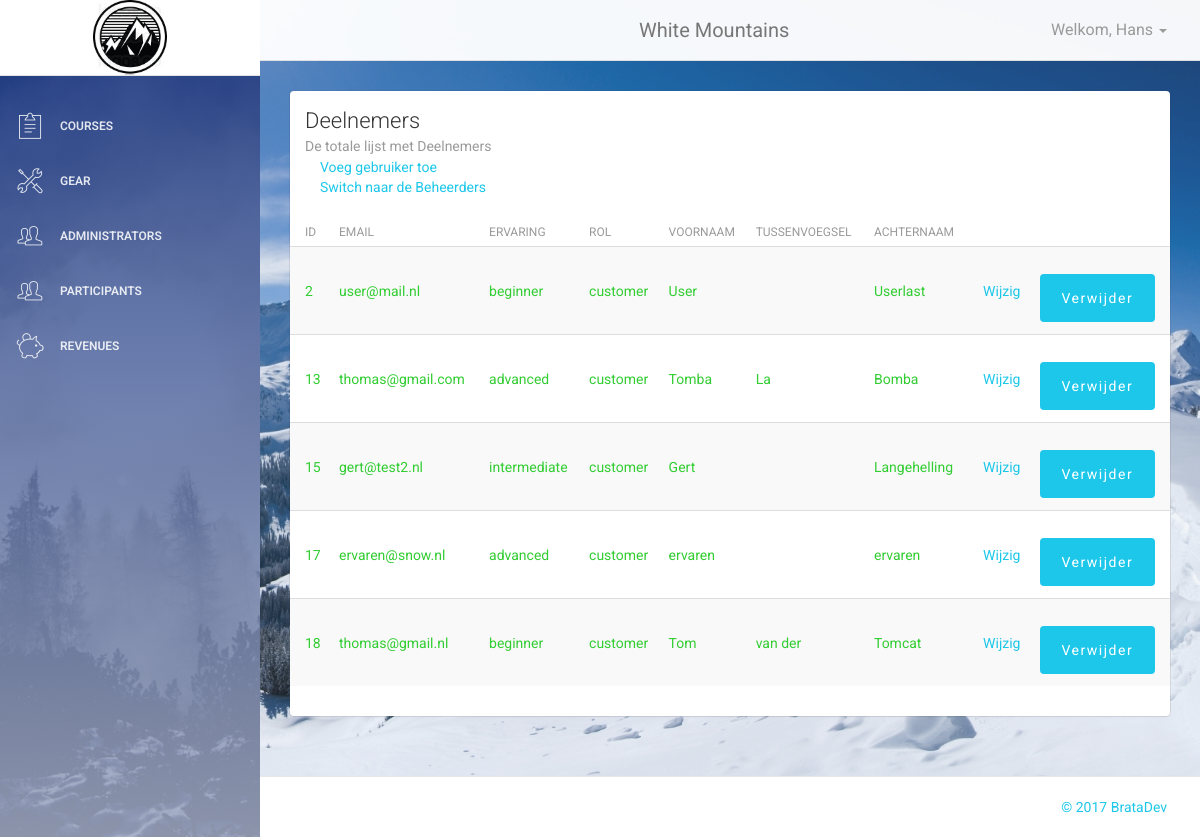
Page /CMS/dashboard.php?page=users&showrole=customer (signed in) on the committed database.
### tables this page shows
CREATE TABLE `users` (
  `id` int(10) unsigned NOT NULL,
  `email` varchar(255) NOT NULL,
  `password` varchar(255) DEFAULT NULL,
  `level` enum('beginner','intermediate','advanced') NOT NULL DEFAULT 'beginner',
  `role` enum('customer','admin') NOT NULL DEFAULT 'customer',
  `firstname` varchar(255) NOT NULL,
  `infix` varchar(255) DEFAULT NULL,
  `lastname` varchar(255) NOT NULL,
  `address` varchar(255) DEFAULT NULL,
  `postcode` varchar(255) DEFAULT NULL,
  `city` varchar(255) DEFAULT NULL,
  `phone` varchar(255) DEFAULT NULL,
  `active` BOOLEAN NOT NULL DEFAULT TRUE
);

### CMS/users.php (the view, shortened to what this page needs)
<div class="content">
  <div class="container-fluid">
    <div class="row">
      <div class="col-md-12">
        <div class="card">
          <div class="header">
            <?php
              $role        = $_GET['showrole'];
              $other_role  = $role == 'admin' ? 'customer'   : 'admin';
              $role_title  = $role == 'admin' ? 'Beheerders' : 'Deelnemers';
              $other_title = $role == 'admin' ? 'Deelnemers' : 'Beheerders';
            ?>
            <h4 class="title"><?php echo $role_title;?></h4>
            <p class="category">De totale lijst met <?php echo $role_title;?></p>
            <div class="container">
              <?php if ($_SESSION['role'] == 'admin') { ?>
                <a id="add_user" href="dashboard.php?page=add_user">Voeg gebruiker toe</a><br>
                <a href="dashboard.php?page=users&showrole=<?php echo $other_role;?>">Switch naar de <?php echo $other_title;?></a>
              <?php }    ?>
            </div>
          </div>
          <div class="content table-responsive table-full-width">
            <table class="table table-hover table-striped">
              <thead>
                <th>ID</th>
                <th>Email</th>
                <th>Ervaring</th>
                <th>Rol</th>
                <th>Voornaam</th>
                <th>Tussenvoegsel</th>
                <th>Achternaam</th>
              </thead>
              <tbody>
                <a href="#">
                <?php
                  $query  = "SELECT * FROM users WHERE role = '".$role."'" ;
                  $result = mysqli_query($cnx, $query);
                  while ($select = mysqli_fetch_array($result)) {
                    echo '<tr>';
                    echo '<td>'.$select['id'].'</td>';
                    echo '<td>'.$select['email'].'</td>';
                    echo '<td>'.$select['level'].'</td>';
                    echo '<td>'.$select['role'].'</td>';
                    echo '<td>'.$select['firstname'].'</td>';
                    echo '<td>'.$select['infix'].'</td>';
                  	echo '<td>'.$select['lastname'].'</td>';
                ?>
                    <td><a href="dashboard.php?page=change_user&id=<?php echo $select[id]; ?>">Wijzig</a> </td>
                    <td id="admin_delete_course">
                      <form onsubmit="return confirm('Weet u zeker dat u deze gebruiker wilt verwijderen?');" id="formulier" action="dashboard.php?page=users&showrole=<?php echo $role; ?>&id=<?php echo $select['id'];?>" method="post">
                        <input type="submit" value="Verwijder" class="btn btn-info btn-fill">
                      </form>
                    </td>
                  </tr>
                <?php
                }
                ?>
              </tbody>
            </table>
          </div>
        </div>
      </div>
    </div>
  </div>
</div>

### assets/css/style.css (style rules this page uses)
body { background: url('../img/mountain.jpg') center center no-repeat; background-size: cover; color: #32cd32; }
a, img, .button { -webkit-transition: all 0.4s ease; -moz-transition: all 0.4s ease; -o-transition: all 0.4s ease; transition: all 0.4s ease; }
input { font-size: 16px; font-weight: 500; color: #000; background: #fff; border: none; height: 48px; padding: 15px 20px; width: 100%; -webkit-box-sizing: border-box; -moz-box-sizing: border-box; box-sizing: border-box; margin-top: 15px; letter-spacing: 1.5px; }

### rows in the picture
users: id "2", email "user@mail.nl", level "beginner", role "customer", firstname "User", lastname "Userlast"
users: id "13", email "thomas@gmail.com", level "advanced", role "customer", firstname "Tomba", infix "La", lastname "Bomba"
users: id "15", email "gert@test2.nl", level "intermediate", role "customer", firstname "Gert", lastname "Langehelling"
users: id "17", email "ervaren@snow.nl", level "advanced", role "customer", firstname "ervaren", lastname "ervaren"
users: id "18", email "thomas@gmail.nl", level "beginner", role "customer", firstname "Tom", infix "van der", lastname "Tomcat"

### other values in the picture
$_SESSION['firstname'] "Hans"
$role_title "Deelnemers"
$other_title "Beheerders"
